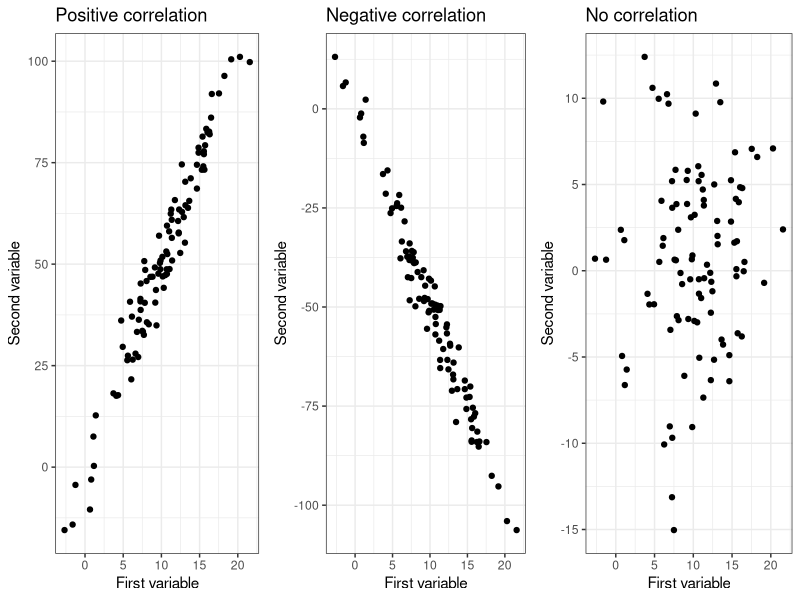
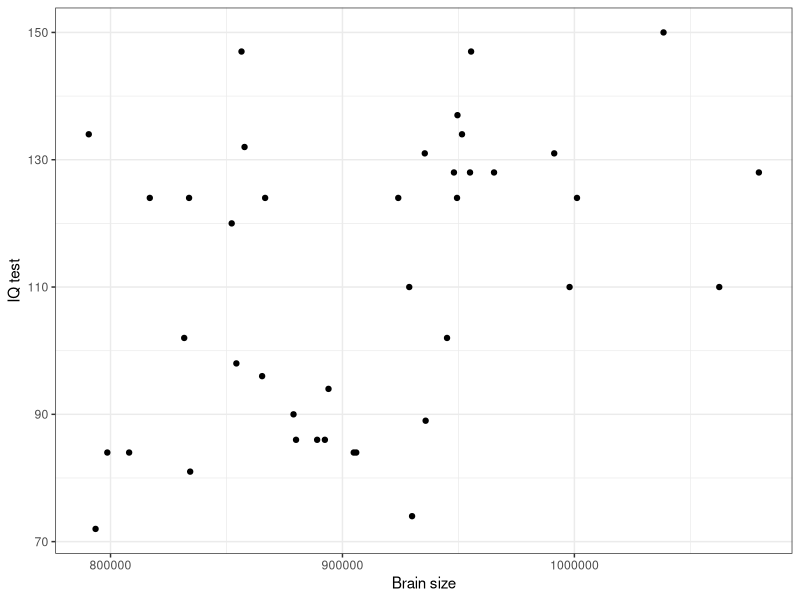
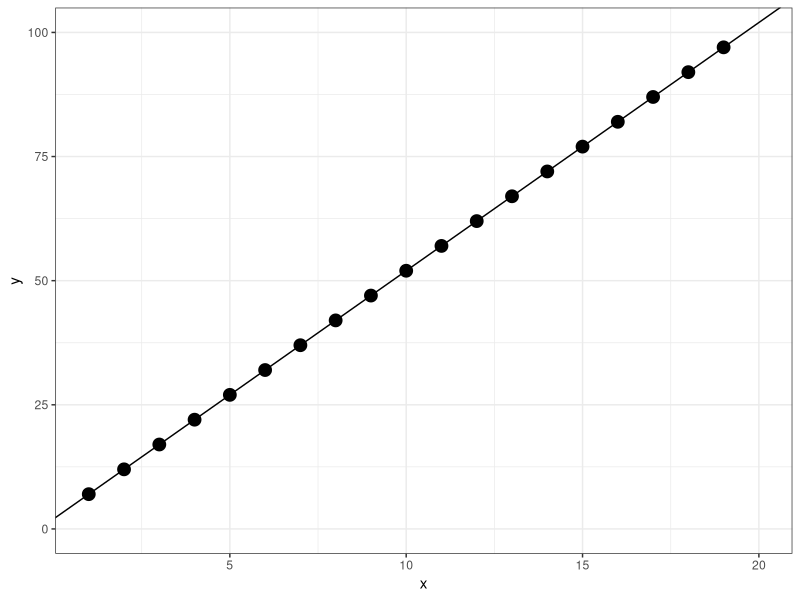
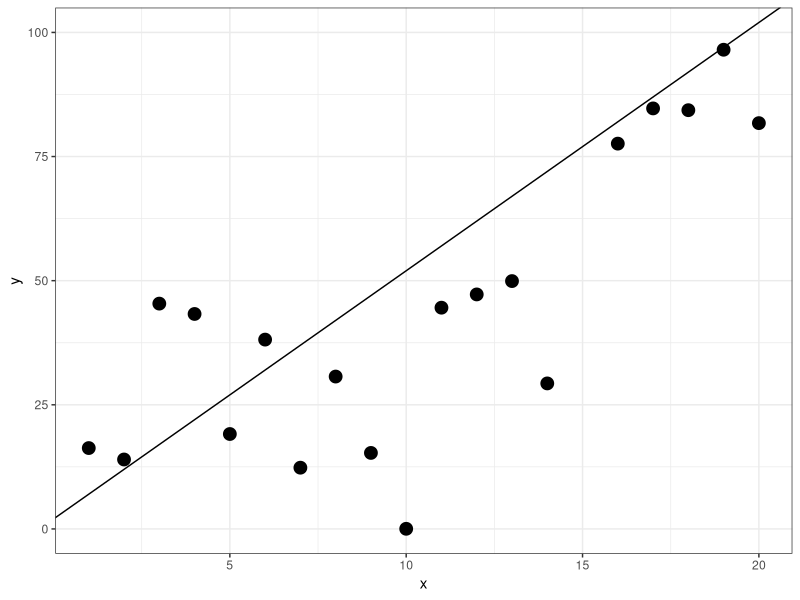
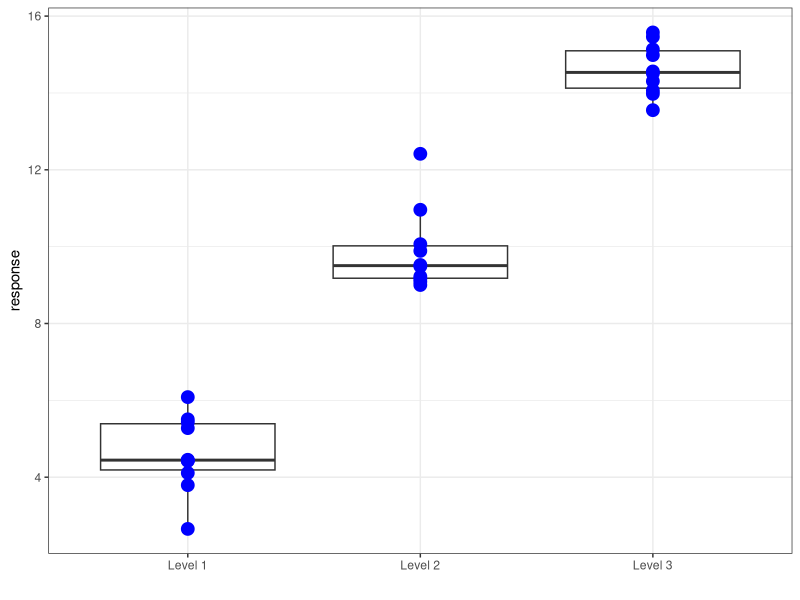
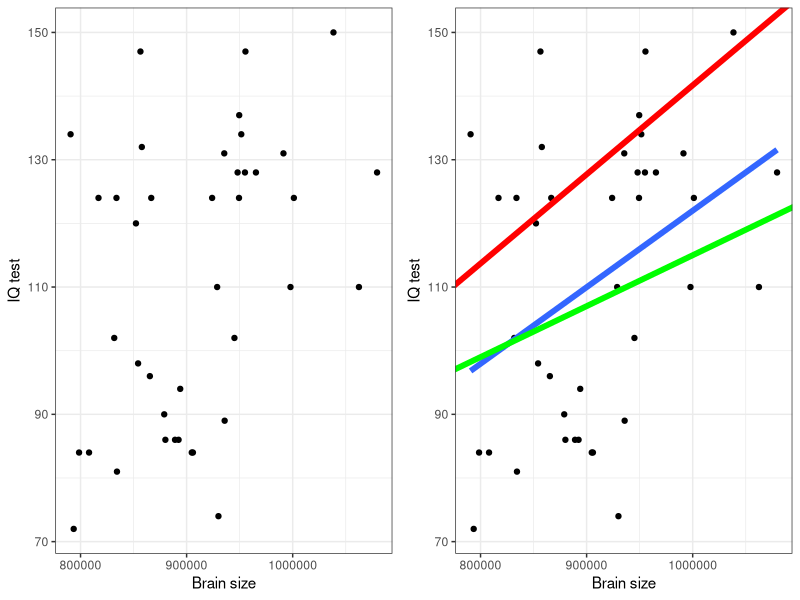
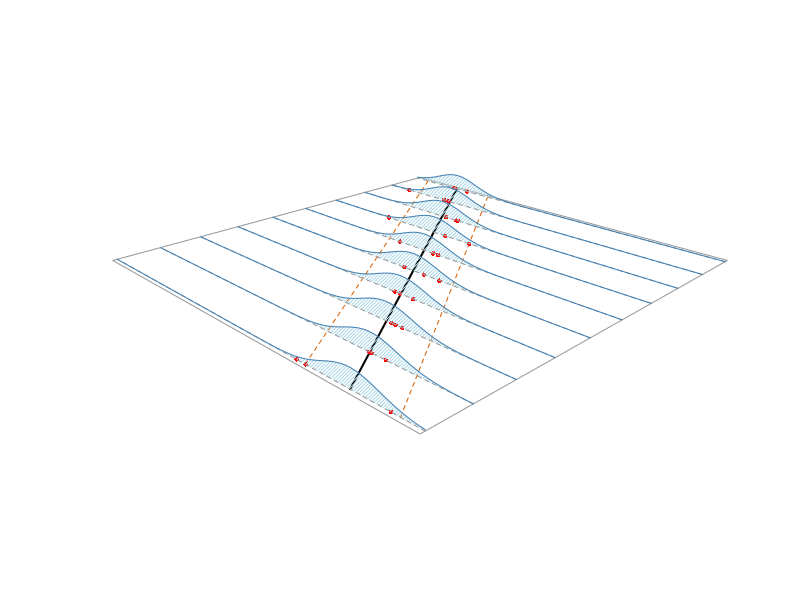
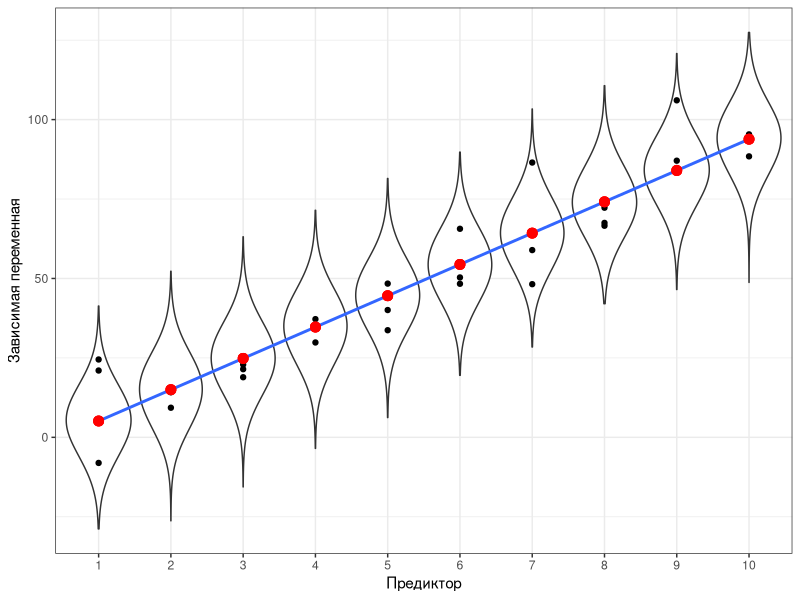

Recreate these plots in R, in order.
## ---- chunk 1
# output options
options(width = 70, scipen = 6, digits = 3)
library(knitr)
# chunk default options
opts_chunk$set(fig.align='center', tidy = FALSE, fig.width = 7, fig.height = 3, warning = FALSE)
## ---- chunk 2
# library(downloader)
# download("https://varmara.github.io/linmodr/data/IQ_brain.csv", destfile = "data/IQ_brain.csv" )
## ---- chunk 3
brain <- read.csv("data/IQ_brain.csv", header = TRUE)
head(brain)

## ---- chunk 4
sum(!complete.cases(brain))
## ---- chunk 5
sapply(brain, function(x) sum(is.na(x)))
## ---- chunk 6
brain[!complete.cases(brain), ]
## ---- chunk 7
nrow(brain) ## Это без учета пропущенных значений
## ---- chunk 8
library (ggplot2)
library (gridExtra)
theme_set(theme_bw())
x <- rnorm(100, 10, 5)
y1 <- 5*x + rnorm(100, 0, 5)
pl_pos_cor <- ggplot(data.frame(x = x, y = y1), aes(x = x, y = y)) + geom_point() + xlab("First variable") + ylab("Second variable") + ggtitle("Positive correlation")

y2 <- -5*x + rnorm(100, 0, 5)
pl_neg_cor <- ggplot(data.frame(x = x, y = y2), aes(x = x, y = y)) + geom_point() + xlab("First variable") + ylab("Second variable") + ggtitle("Negative correlation")

y3 <- 0*x + rnorm(100, 0, 5)
pl_zero_cor <- ggplot(data.frame(x = x, y = y3), aes(x = x, y = y)) + geom_point() + xlab("First variable") + ylab("Second variable") + ggtitle("No correlation")

grid.arrange(pl_pos_cor, pl_neg_cor, pl_zero_cor, ncol = 3)

## ---- chunk 9
cor(brain[,2:6], use = "pairwise.complete.obs")

## ---- chunk 10
cor.test(brain$PIQ, brain$MRINACount, method = "pearson", alternative = "two.sided")

## ---- chunk 11
pl_brain <- ggplot(brain, 
               aes(x = MRINACount, y = PIQ)) + 
  geom_point() + 
  xlab("Brain size") + 
  ylab("IQ test")
pl_brain
## ---- chunk 12
x <- 1:20
y <- 2 + 5*x
ggplot(data.frame(x=x, y=y), aes(x=x, y=y)) + geom_point(size=4)  + geom_abline(slope=5, intercept = 2) + ylim(0, 100) 
## ---- chunk 13
x <- 1:20
y <- 2 + 5*x + rnorm(20,0, 20)
ggplot(data.frame(x=x, y=y), aes(x=x, y=y)) + geom_point(size=4)  + geom_abline(slope=5, intercept = 2)  + ylim(0,100) + theme_bw()

## ---- chunk 14
set.seed(1234)
x <- data.frame(labels = c(rep("Level 1", 10), rep( "Level 2", 10), rep("Level 3", 10)), response = c(rnorm(10, 5, 1), rnorm(10, 10, 1), rnorm(10, 15, 1))) 

ggplot(x, aes(x=labels, y=response)) + geom_boxplot()+ geom_point(color="blue", size=4) + xlab(" ") 

## ---- chunk 15
library(ggplot2)

pl_1 <- pl_brain + geom_smooth(method = "lm", se = FALSE, size=2) + geom_abline(slope = 0.00008, intercept = 35, color="green", size = 2) + geom_abline(slope = 0.00014, intercept =1.7, color="red", size=2) 

grid.arrange (pl_brain, pl_1, ncol=2)

## ---- chunk 16
## Based on code by Arthur Charpentier:
## http://freakonometrics.hypotheses.org/9593
## TODO: wrap it into a function and adapt it for use with other distributions
## as Markus Gesmann has done here
## http://www.magesblog.com/2015/08/visualising-theoretical-distributions.html

n <- 2


xy <- data.frame(X = rep(1:10, 3))

xy$Y <- 10*xy$X + rnorm(30, 0, 10)

xy$predicted <- predict(lm(Y ~ X, data = xy))


# X <- sqrt(brain$MRINACount) 
# Y <- sqrt(brain$PIQ)

X <- xy$X
Y <- (xy$Y)


df <- data.frame(X , Y)

# regression
reggig <- glm(Y ~ X, data = df, family = gaussian(link = "identity"))

# empty plot
vX <- seq(min(X) - 0.1, max(X) + 0.1, length = n)
vY <- seq(min(Y) - 10, max(Y) + 10, length = n)
mat <- persp(x = vX, y = vY, z = matrix(0, n, n), 
             zlim = c(0, 0.1),
             theta =  - 45, phi = 20, expand = 0.1,
             ticktype  = "detailed",  box = FALSE, border = "gray60")

x <- seq(min(X), max(X), length = 501)

# expected values
C <- trans3d(x, predict(reggig, newdata = data.frame(X = x), type = "response"), rep(0, length(x)), mat)
lines(C, lwd = 2)

sdgig <- sqrt(summary(reggig)$dispersion)

# 1SD
y1 <- qnorm(.95, predict(reggig, newdata = data.frame(X = x), type = "response"),  sdgig)
C <- trans3d(x, y1, rep(0, length(x)), mat)
lines(C, lty = 2, col = "#d95f02")
y2 <- qnorm(.05, predict(reggig, newdata = data.frame(X = x), type = "response"),  sdgig)
C <- trans3d(x, y2, rep(0, length(x)), mat)
lines(C, lty = 2, col = "#d95f02")

# C <- trans3d(c(x, rev(x)), c(y1, rev(y2)), rep(0, 2 * length(x)), mat)
# polygon(C, border = NA, col = "yellow")

# data points
C <- trans3d(X, Y, rep(0, length(X)), mat)
points(C,  pch = 16, col = "red", cex = 0.6)

# density curves
n <- 10
vX <- seq(min(X), max(X), length = n)

mgig <- predict(reggig, newdata = data.frame(X = vX))

sdgig <- sqrt(summary(reggig)$dispersion)

for(j in n:1){
  stp <- 251
  x <- rep(vX[j], stp)
  y <- seq(min(min(Y) - 10, 
               qnorm(.05, 
                     predict(reggig, 
                             newdata = data.frame(X = vX[j]), 
                             type = "response"),  
                     sdgig)), 
           max(Y) + 10, 
           length = stp)
  z0 <- rep(0, stp)
  z <- dnorm(y,  mgig[j],  sdgig)
  C <- trans3d(c(x, x), c(y, rev(y)), c(z, z0), mat)
  polygon(C, border = NA, col = "light blue", density = 40)
  C <- trans3d(x, y, z0, mat)
  lines(C, lty = 2, col = "grey60")
  C <- trans3d(x, y, z, mat)
  lines(C, col = "steelblue")
}

## ---- chunk 17

# xy <- data.frame(X = rep(1:10, 3))
# xy$Y <- 10*xy$X + rnorm(30, 0, 10)
# xy$predicted <- predict(lm(Y ~ X, data = xy))
# 

rand_df <- matrix(rep(NA,100000), ncol = 10)
for(i in 1:10) rand_df[,i] <- rnorm(10000, xy$predicted[i], 10)

rand_df <- data.frame(X = rep(xy$X, each = 10000), Y = as.vector(rand_df))



ggplot(xy, aes(x = X, y = Y)) + geom_violin(data = rand_df, aes(x = factor(X)), adjust = 5 ) + geom_point() + geom_smooth(method = "lm", se = F) + geom_point(data = xy, aes(x = X, y = predicted), color = "red", size = 3) + labs(x = "Предиктор", y = "Зависимая переменная") 
## ---- chunk 18
brain_model <- lm(PIQ ~ MRINACount, data = brain)
brain_model
## ---- chunk 19
n=100
x <- rnorm(n, 10, 5)
y1 <- 5*x + 50 + rnorm(n, 0, 2)
y2 <- -5*x + 50 + rnorm(n, 0, 2)
y3 <- 0*x + 50 + rnorm(n, 0, 2)
label <- c(rep("Positive slope",n), rep("Negative slope", n), rep("Zero slope", n))
df1 <- data.frame(x = rep(x, 3), y = c(y1, y2, y3), label = label)
df1a <- data.frame(intercept = c(50, 50, 50), slope = c(-5,0,5))
pl_1 <- ggplot(data = df1, aes(x = x, y = y, color = label)) + geom_point() + xlab("Independent (X)") + ylab("Dependent (Y)") + xlim(0, 25) + guides(color=F) + geom_abline(data = df1a, aes(intercept = intercept, slope = slope), size=1) + ggtitle("Constant intercepts \n Different slopes")

x <- rnorm(n, 10, 5)
y1 <- 5*x + 0 + rnorm(n, 0, 2)
y2 <- 5*x + 30 + rnorm(n, 0, 2)
y3 <- 5*x + 60 + rnorm(n, 0, 2)
label <- c(rep("Intercept = 0",n), rep("Intercept = 30", n), rep("Intercept = 60", n))
df2 <- data.frame(x = rep(x, 3), y = c(y1, y2, y3), label = label)
df2a <- data.frame(intercept=c(30, 0, 60), slope=c(5, 5, 5))
pl_2 <- ggplot(df2, aes(x = x, y = y, color=label)) + geom_point() + xlab("Independent (X)") + ylab("Dependent (Y)") + xlim(0, 25) + guides(color=F) + geom_abline(data = df2a, aes(intercept = intercept, slope = slope), size=1) + ggtitle("Different intercepts \n Constant slopes")


x <- rnorm(n, 10, 5)
y1 <- 0*x + 0 + rnorm(n, 0, 2)
y2 <- 0*x + 30 + rnorm(n, 0, 2)
y3 <- 0*x + 60 + rnorm(n, 0, 2)
label <- c(rep("Intercept = 0",n), rep("Intercept = 30", n), rep("Intercept = 60", n))
df3 <- data.frame(x = rep(x, 3), y = c(y1, y2, y3), label = label)
df3a <- data.frame(intercept = c(30, 0, 60), slope = c(0, 0, 0))
pl_3 <- ggplot(data = df3, aes(x = x, y = y, color=label)) + geom_point() + xlab("Independent (X)") + ylab("Dependent (Y)") + xlim(0, 25) + guides(color=F) + geom_abline(data = df3a, aes(intercept = intercept, slope = slope), size=1) + ggtitle("Different intercepts \n Zero slopes")

grid.arrange(pl_1, pl_2, pl_3, nrow=1)

## ---- chunk 20
coefficients(brain_model) [1]
coefficients(brain_model) [2]

## ---- chunk 21
as.numeric(coefficients(brain_model) [1] + coefficients(brain_model) [2] * 900000)

## ---- chunk 22
brain$PIQ[10] - fitted(brain_model)[10]
residuals(brain_model)[10]

## ---- chunk 23
summary(brain_model)

## ---- chunk 24
pl_brain + geom_smooth(method="lm") 
## ---- chunk 25
pop_x <- rnorm(1000, 10, 3)
pop_y <- 10 + 10*pop_x + rnorm(1000, 0, 20)
population <- data.frame(x=pop_x, y=pop_y)

ggplot(population, aes(x=x, y=y)) + geom_point(alpha=0.3, color="red")+ geom_abline(aes(intercept=10, slope=10), color="blue", size=2)
## ---- chunk 26
samp_coef <- data.frame(b0 = rep(NA, 100), b1=rep(NA, 100))
for(i in 1:100) {
  samp_num <- sample(1:1000, 20)
  samp <- population[samp_num, ]
  fit <- lm(y~x, data=samp)
  samp_coef$b0[i] <- coef(fit)[1]
  samp_coef$b1[i] <- coef(fit)[2]
  
 }

ggplot(population, aes(x=x, y=y)) + geom_point(alpha=0.3, color="red")+ geom_abline(aes(intercept=b0, slope=b1), data=samp_coef) + geom_abline(aes(intercept=10, slope=10), color="blue", size=2)
## ---- chunk 27
coef(brain_model)

confint(brain_model)
## ---- chunk 28
pl_alpha1 <- pl_brain + geom_smooth(method="lm", level=0.8) + ggtitle(bquote(alpha==0.2))

pl_alpha2 <- pl_brain + geom_smooth(method="lm", level=0.95) + ggtitle(bquote(alpha==0.05))

pl_alpha3 <- pl_brain + geom_smooth(method="lm", level=0.999) + ggtitle(bquote(alpha==0.01))


grid.arrange(pl_alpha1, pl_alpha2, pl_alpha3, ncol=3)

## ---- chunk 29
newdata <- data.frame(MRINACount = 900000)

predict(brain_model, newdata, interval = "prediction", 
        level = 0.95, se = TRUE)$fit

## ---- chunk 30
brain_predicted <- predict(brain_model, interval="prediction")
brain_predicted <- data.frame(brain, brain_predicted)
head(brain_predicted)
## ---- chunk 31
pl_brain + 

# 1) Линия регрессии и ее дов. интервал
# Если мы указываем fill внутри aes() и задаем фиксированное значение - появится соотв. легенда с названием.
# alpha - задает прозрачность
  geom_smooth(method = "lm", aes(fill = "Conf.interval"), alpha = 0.4) +
# 2) Интервал предсказаний создаем при помощи геома ribbon ("лента")
# Данные берем из другого датафрейма - из brain_predicted
# ymin и ymax - эстетики геома ribbon, которые задают нижний и верхний край ленты в точках с заданным x (x = MRINACount было задано в ggplot() при создании pl_brain, поэтому сейчас его указывать не обязательно)
  geom_ribbon(data = brain_predicted,  aes(ymin = lwr, ymax = upr, fill = "Conf. area for prediction"), alpha = 0.2) +

# 3) Вручную настраиваем цвета заливки при помощи шкалы fill_manual.
# Ее аргумент name - название соотв. легенды, values - вектор цветов
  scale_fill_manual(name = "Intervals", values = c("green", "gray")) +

# 4) Название графика
  ggtitle("Confidence interval \n and confidence area for prediction")
## ---- chunk 32
pl_brain + 
  geom_ribbon(data=brain_predicted, aes(y=fit, ymin=lwr, ymax=upr, fill = "Conf. area for prediction"), alpha=0.2) + 
  geom_smooth(method="lm", aes(fill="Conf.interval"), alpha=0.4) + 
  scale_fill_manual("Intervals", values = c("green", "gray")) + 
  ggtitle("Confidence interval \n and confidence area for prediction")+ xlim(600000, 1300000) + geom_text(label="Interpolation", aes(x=950000, y=100)) + geom_text(label="Extrapolation", aes(x=700000, y=70)) +
geom_text(label="Extrapolation", aes(x=1200000, y=70))

## ---- chunk 33
summary(brain_model)
## ---- chunk 34

pl_exp <- pl_brain + geom_smooth(method="lm", se=F, size=1.3) + geom_abline(aes(intercept=mean(PIQ), slope=0), size=1.3) + geom_text(label="Mean IQ", aes(x=1050000, y=(mean(PIQ)-6)), size = 4) + geom_segment(data=brain_predicted, aes(x=MRINACount, y=mean(PIQ), xend=MRINACount, yend=fit)) + ggtitle("Explained variation")

pl_res <- pl_brain + geom_smooth(method="lm", se=F, size=1.3) + geom_segment(data=brain_predicted, aes(x=MRINACount, y=PIQ, xend=MRINACount, yend=fit)) + ggtitle("Residual variation")

pl_tot <-pl_brain + geom_abline(aes(intercept=mean(PIQ), slope=0), size=1.3) + geom_text(label="Mean IQ", aes(x=1050000, y=(mean(PIQ)-6)), size = 5) + geom_segment(data=brain_predicted, aes(x=MRINACount, y=PIQ, xend=MRINACount, yend=mean(PIQ))) + ggtitle("Total variation")


grid.arrange(pl_exp, pl_res, pl_tot, nrow=1)
## ---- chunk 35
f <- seq(-0.2, 10, 0.1)
ggplot(data.frame(f = f, p = df(f, 1, 38)), aes(x = f, y = p)) + geom_line(size = 1.3) + ggtitle("F-distribution") + xlab("F") + geom_vline(xintercept = c(6.686), color = "red") + geom_hline(yintercept = 0) + xlim(-0.2, 10)
## ---- chunk 36
x <- rnorm(100, 20, 5)
y1 <- 10 * x + 5 + rnorm(100, 0, 5)
y2 <- 10 * x + 5 + rnorm(100, 0, 40)
d <- data.frame(x=x, y1=y1)
pl_R1 <- ggplot(d, aes(x=x, y=y1)) + geom_point() + geom_smooth(method="lm", se=F) 
pl_R2 <- ggplot(d, aes(x=x, y=y2)) + geom_point() + geom_smooth(method="lm", se=F) 
grid.arrange (pl_R1, pl_R2)
## ---- chunk 37
summary(brain_model)
